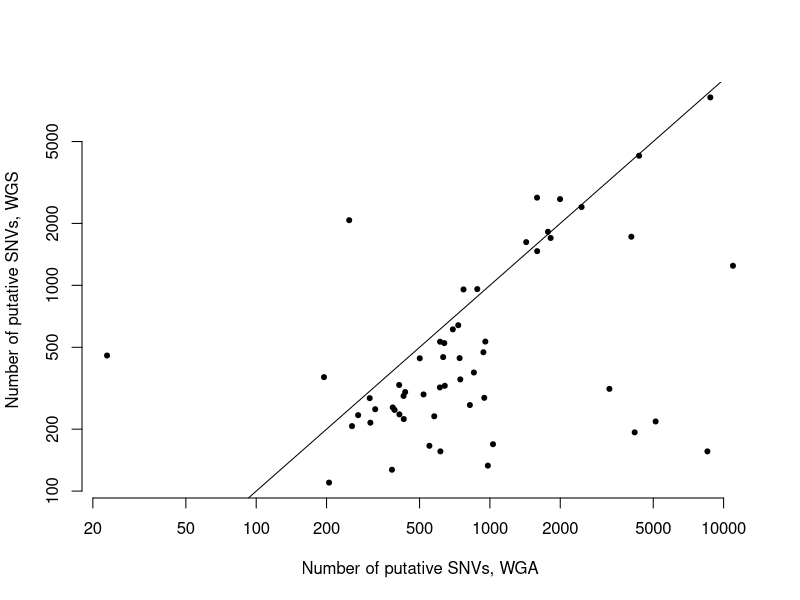
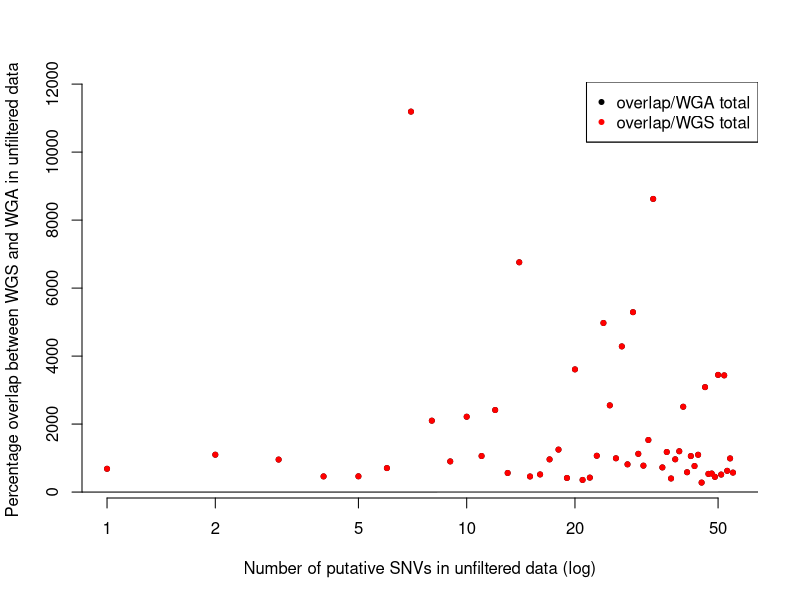
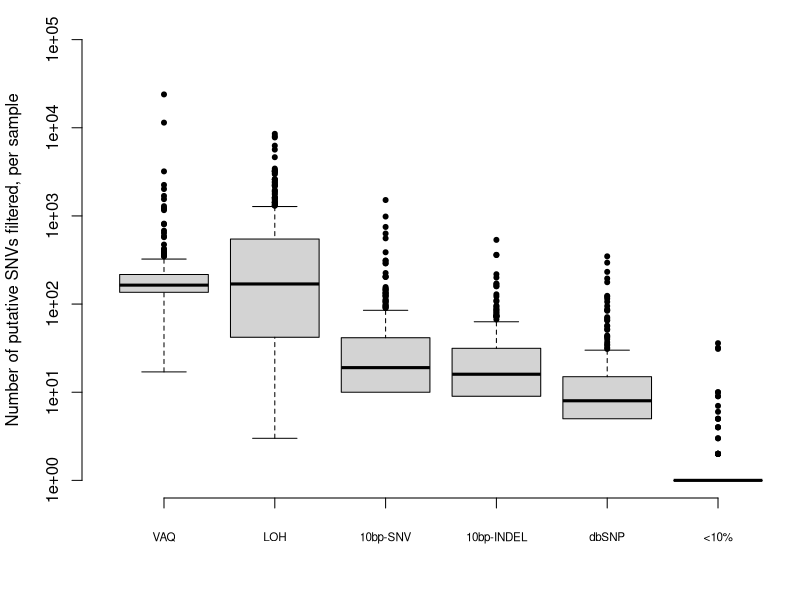
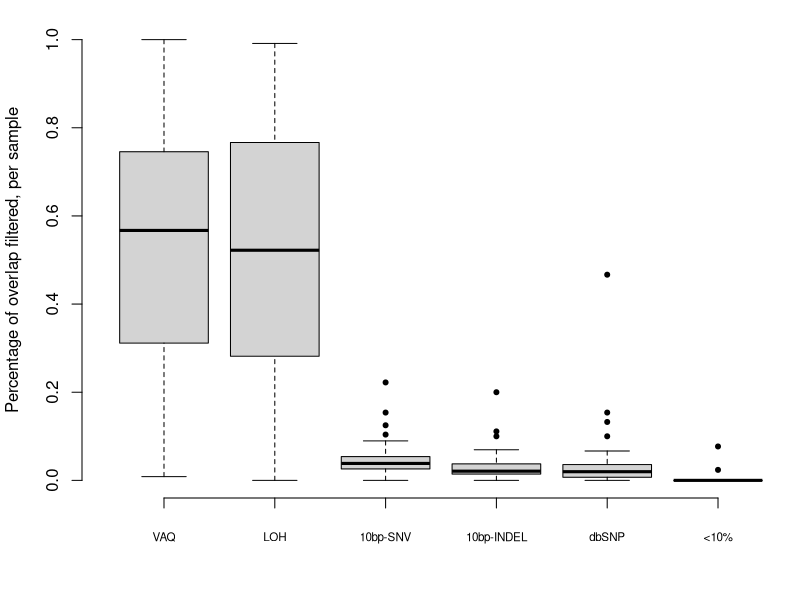
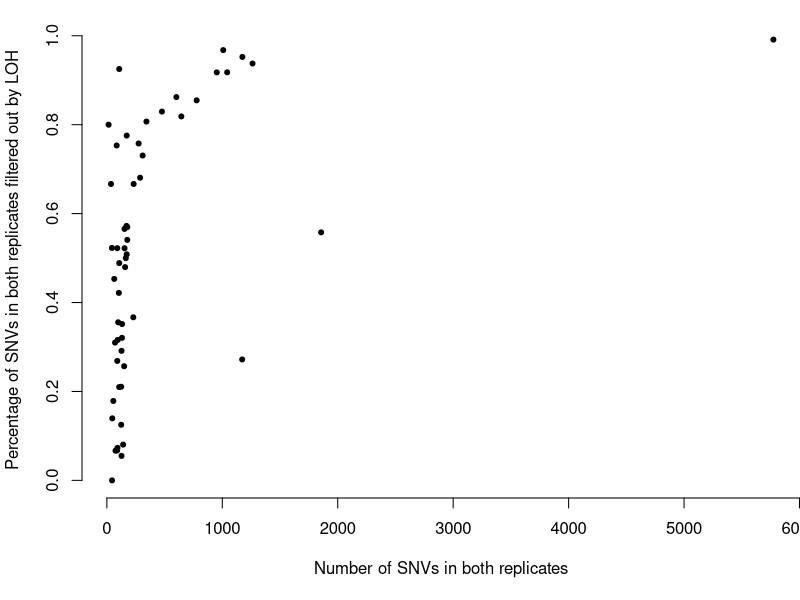
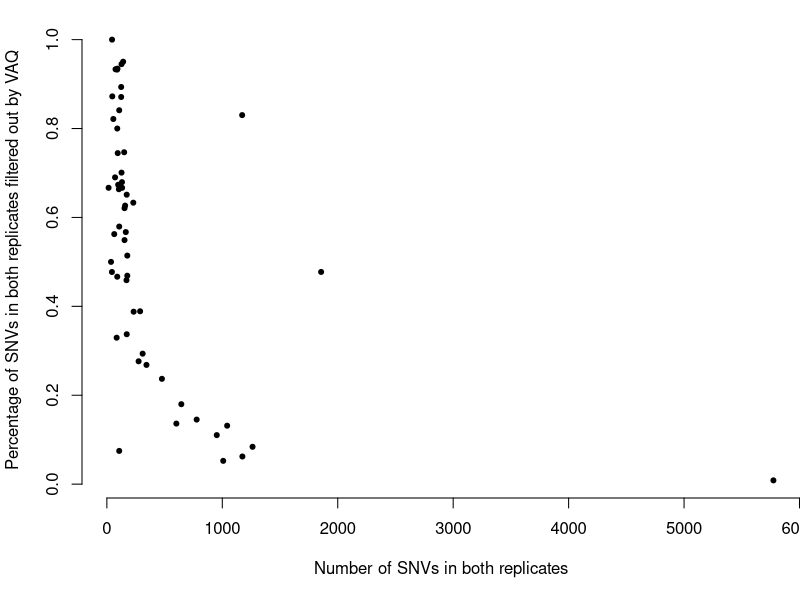

The R source for these figures, in order:
## This is the R script (run on a Macbook) to create the figures from the data in FIGURE_DATA

###############
## LOAD DATA ##
###############

data2 = read.table( "../FIGURE_DATA/unfiltered_WGS-WGA_counts.txt", header=T )
data34 = read.table( "../FIGURE_DATA/STD40_unfiltered_overlap.txt", header=T )
data5 = read.table( "../FIGURE_DATA/numbers_excluded_by_filter_MUTATION_CALLS_STD40.txt", header=T )
data6 = read.table( "../FIGURE_DATA/overlap_numbers_excluded_by_filter_MUTATION_CALLS_STD40.txt", header=T )
data78a = read.table( "../FIGURE_DATA/STD40_unfiltered_overlap.txt", header=T )
data78a[ 3:14 ] <- list( NULL )
data78b = read.table( "../FIGURE_DATA/overlap_numbers_excluded_by_filter_MUTATION_CALLS_STD40.txt", header=T )
data78b[ 2:7 ] <- list( NULL )
data78b[ 4:5 ] <- list( NULL )
data78b[ 6:7 ] <- list( NULL )

#########################################################
## FIGURE 2: Number of putative SNVs in WGS versus WGA ##
#########################################################

# pdf( "../FIGURE_PDFS/Figure2.pdf" )
par(bty='n')
plot(data2$C282_count, data2$C484_count, log='xy', pch=20, xlab="Number of putative SNVs, WGA", ylab="Number of putative SNVs, WGS" )
abline(0,1)
# dev.off()

############################
## FIGURE 2 CORERELATIONS ##
############################

# First the Pearson correlation on the raw data
# cor.test(data2$C282_count, data2$C484_count)
# OUTPUT: t = 4.2622, df = 53, p-value = 8.35e-05, 95 percent confidence interval: 0.2770757 0.6794588, cor=0.5052344

# Next the Pearson correlation on the log-transformed data
# cor.test( log(data2$C282_count), log(data2$C484_count) )
# OUTPUT: t = 3.6456, df = 53, p-value = 0.0006086, 95 percent confidence interval: 0.2070558 0.6373449, cor=0.4477571

# Finally the Spearman correlation
# cor.test(data2$C282_count, data2$C484_count, method="spearman")
# OUTPUT: S = 16142.79, p-value = 0.001511, rho=0.4176482

##################################################################################
## FIGURE 3 ORIGINAL: Density of percentage overlap between WGS and WGA samples ##
##################################################################################

# pdf( "../FIGURE_PDFS/Figure3.pdf" )
# figure title (should it ever be needed): Greater % of WGS sample found in overlap than WGA
# amp_frac = density( data34$OVERLAP/data34$TOTAL_WGA.C282., from=0 )
# seq_frac = density( data34$OVERLAP/data34$TOTAL_WGS.C484., from=0 )
# par(bty='n')
# plot( seq_frac$x, seq_frac$y, type='l', col='blue', main="", xlab="Percentage of putative SNVs in a sample also recovered in the samples's technical replicate", ylab="Density")
# legend( "topright", c( "WGS", "WGA" ), col=c( "blue", "red" ), lty=1 )
# lines( amp_frac$x, amp_frac$y, col='red' )
# dev.off()

#############################################################################################################
## FIGURE 3 MOD (ORIGINAL FIGURE 4): Percentage of overlap versus (log) number of putative SNVs per sample ##
#############################################################################################################

#pdf( "../FIGURE_PDFS/Figure3.pdf" )
# when necessary, use the following title: Number of putative SNPs does not correlate with percentage WGS/WGA overlap
par(bty = 'n')
plot( data34$TOTAL, data34$PERCENT_OVERLAP_by_WGA.282, log='x', pch=20, main="", xlab="Number of putative SNVs in unfiltered data (log)", ylab="Percentage overlap between WGS and WGA in unfiltered data" )
points ( data34$TOTAL, data34$PERCENT_OVERLAP_by_WGS.484, pch=20, col="red" )
abline( 0,1 )
legend( 'topright', c( "overlap/WGA total", "overlap/WGS total" ), col=c( 'black', 'red' ) )
legend( 'topright', c( "overlap/WGA total", "overlap/WGS total" ), col=c( 'black', 'red' ), pch=20 )
#dev.off()

############################
## FIGURE 3 CORERELATIONS ##
############################

# First the Pearson correlation on the raw data
# cor.test(data34$TOTAL, data34$PERCENT_OVERLAP_by_WGA.282)
# OUTPUT: t = -0.2989, df = 53, p-value = 0.7662, 95 percent confidence interval: -0.3030232  0.2267410, cor=-0.04102397

# Next the Pearson correlation on the log-transformed data
# cor.test( log(data34$TOTAL), data34$PERCENT_OVERLAP_by_WGA.282 )
# OUTPUT: t = -0.043, df = 53, p-value = 0.9659, 95 percent confidence interval: -0.2707813  0.2597958, cor=-0.005908626

# Finally the Spearman correlation
# cor.test(data34$TOTAL, data34$PERCENT_OVERLAP_by_WGA.282, method="spearman")
# OUTPUT: S = 29268, p-value = 0.6847, rho=-0.05584416

######################################################################################
## FIGURE 4 (ORIG FIGURE 5): Number of putative SNPs removed by each of six filters ##
######################################################################################

# make density of each filter removal

#pdf( "../FIGURE_PDFS/Figure4.pdf", width=6, height=5 )
par(bty='n', mar=c(5.1,4.1,1.1,0))
boxplot( data5[,c(5,7,4,3,6,8)], log='y', ylim=c(1,100000), xaxt='n', pch=20, ylab="Number of putative SNVs filtered, per sample" )
axis( 1, at=1:6, padj=0.8, cex.axis=0.7, labels=c( "VAQ", "LOH", "10bp-SNV", "10bp-INDEL", "dbSNP", "<10%" ) )
#dev.off()

#################################################################################
## FIGURE 5 (ORIG FIGURE 6): Percentage of WGS/WGSA overlap removed, by filter ##
#################################################################################

#pdf( "../FIGURE_PDFS/Figure5.pdf", width=6, height=5 )
par(bty='n', mar=c(5.1,4.1,1.1,0))
boxplot( data6[,c(9,13,7,5,11,15)], ylim=c(0,1), xaxt='n', ylab="Percentage of overlap filtered, per sample", pch=20 )
axis( 1, at=1:6, padj = 0.8, cex.axis=0.7, labels=c( "VAQ", "LOH", "10bp-SNV", "10bp-INDEL", "dbSNP", "<10%" ) )
#dev.off()

##############################################################
## FIGURE 6 IS MADE IN THE SCRIPT Jacquard.R IN THIS FOLDER ##
##############################################################

#######################################################################################################################################
## FIGURE 7 (ORIG FIGURES 7 AND 8): Percentage of replicate SNVs filtered out by LOH, as a function of the total number of overlapping SNVs ##
#######################################################################################################################################

LOH_VAQ_data <- merge( data78a, data78b, by="SAMPLE" )
names( LOH_VAQ_data )[ names( LOH_VAQ_data )=="FILT_5_COUNT" ] <- "VAQ_COUNT"
names( LOH_VAQ_data )[ names( LOH_VAQ_data )=="FILT_7_COUNT" ] <- "LOH_COUNT"
names( LOH_VAQ_data )[ names( LOH_VAQ_data )=="FILT_5_PERCENT" ] <- "VAQ_PERCENT"
names( LOH_VAQ_data )[ names( LOH_VAQ_data )=="FILT_7_PERCENT" ] <- "LOH_PERCENT"

# note that this is pretty close to 1.00 every time, hence the inversion...
LOH_VAQ_data$SUM=LOH_VAQ_data$LOH_PERCENT + LOH_VAQ_data$VAQ_PERCENT

#pdf( "../FIGURE_PDFS/Figure6.pdf" )
par(bty='n')
plot( LOH_VAQ_data$OVERLAP, LOH_VAQ_data$LOH_PERCENT, xlab="Number of SNVs in both replicates", ylab="Percentage of SNVs in both replicates filtered out by LOH", pch=20 )
#dev.off()

###############################
## FIGURE 7 (ORIG FIGURE 8): ##
###############################

#pdf( "../FIGURE_PDFS/Figure7.pdf" )
par(bty='n')
plot( LOH_VAQ_data$OVERLAP, LOH_VAQ_data$VAQ_PERCENT, xlab="Number of SNVs in both replicates", ylab="Percentage of SNVs in both replicates filtered out by VAQ", pch=20 )
#dev.off()
